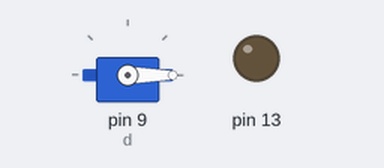
The sketch below on a simulated Arduino Uno, built with avr-gcc and run on an emulated ATmega328P. On the bench: servo, output pins drawn as LEDs (lit = HIGH).

Above: at 0.05 s.
At 2.5 s:
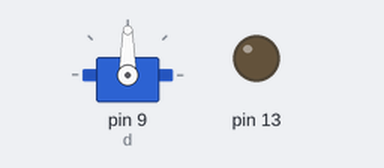
At 3.45 s:
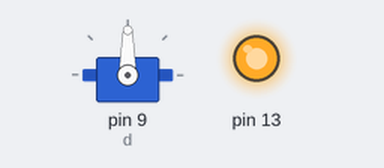
At 5.0 s:
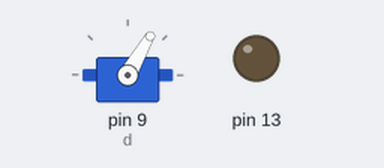
Timing chart, 0 to 6.5 s (numbered marks = the images above):
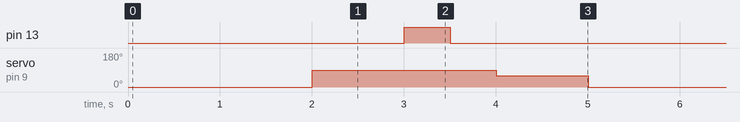

Measured:
- by itself, pin 13: alternates HIGH for 0.50 s and LOW for 4.5 s
- by itself, servo on pin 9 (d): repeats every 5.0 s: 60° 1.0 s, 0° 2.0 s, 90° 2.0 s

The sketch:

Arduino_project_Servo_motor__lad.ino
```cpp
#include <Servo.h>
Servo d = Servo();

void setup() {
  d.attach(9);
  pinMode(13,OUTPUT);

}

void loop() {
  d.write(0);
  delay(2000);
  d.write(90);
  delay(1000);

  digitalWrite(13,HIGH);
  delay(500)
  ,digitalWrite(13,LOW);
  delay(500);

  d.write(60);
  delay(1000);

}
```
